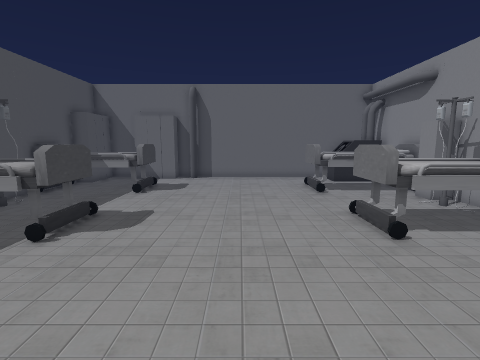
[1] (above)

15 first-person views from a walk through a scene from a Unity 3-D project. The camera is 1.3 m above the floor, tilts 8° down and sees 85° across. The floor is counted in squares, 0.5 m on a side. Each view is taken from the middle of a square. On the plan, view 1 faces up. The plan holds only what a view shows up to about 18 squares ahead; the rest is blank. The player is left out. Some surface patterns are stand-ins.

[2]
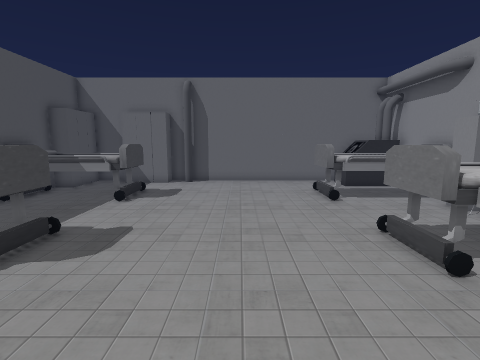

[3]
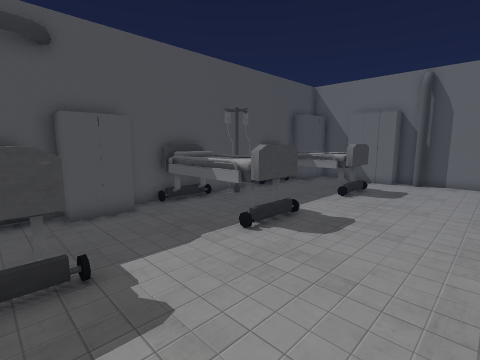

[4]
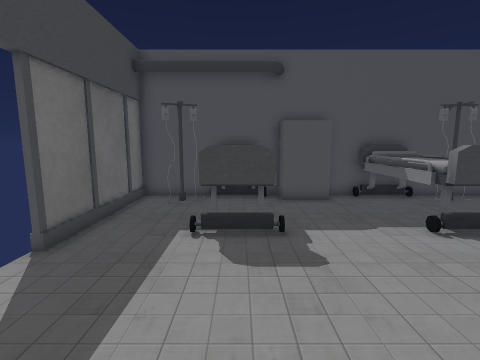

[5]
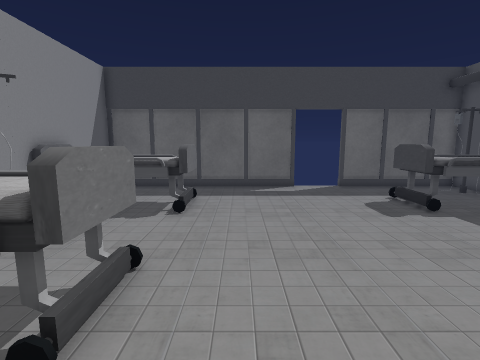

[6]
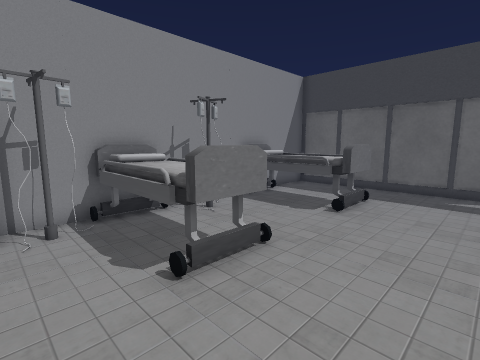

[7]
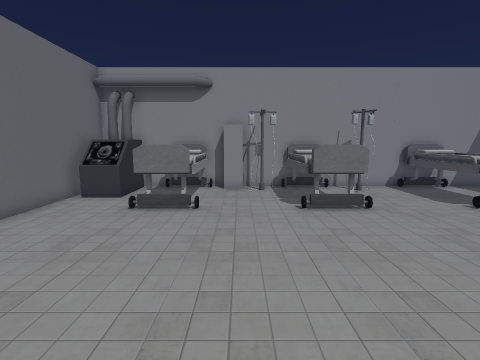

[8]
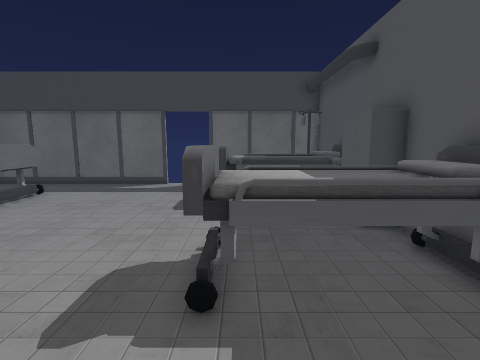

[9]
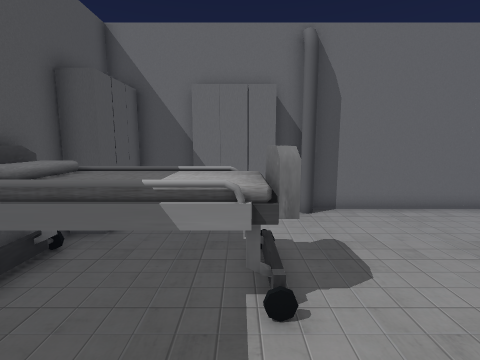

[10]
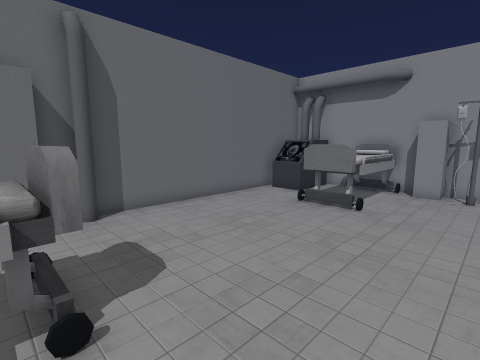

[11]
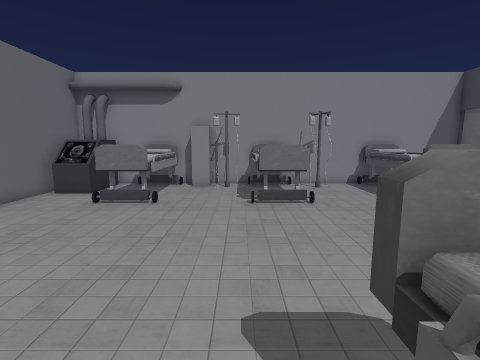

[12]
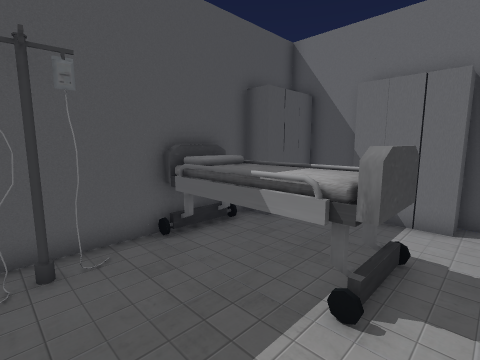

[13]
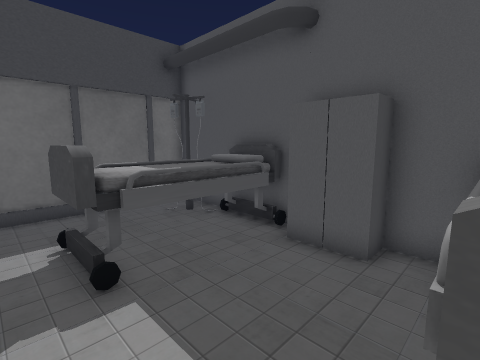

[14]
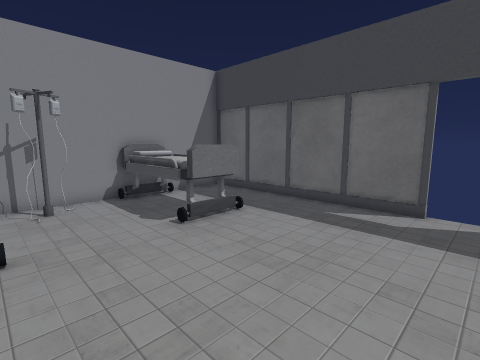

[15]
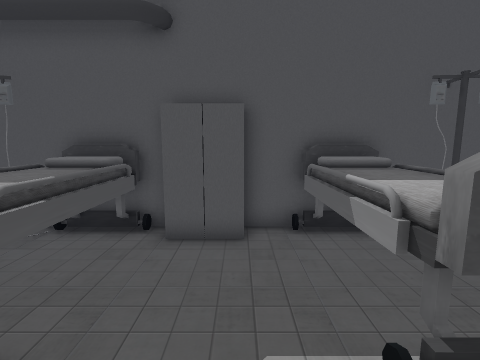

### Floor plan
Key: @ floor where view 1 was taken; # wall or solid block; x gap in a wall; . floor; = window, fence, low wall or low ledge; ^ raised ledge; O other object.
Columns run from 11 left of view 1 to 10 right of it. Each row starts with its distance up from view 1.
 20  O##OOO###############
 19  O.OOOO...........^^##
 18  O................^^##
 17 #O...................#
 16 #^^^^^#........^^^^^^#
 15 #^^^^^^........^^  ^^#
 14 #^^^^^^........^^^^^^#
 13 #...................O#
 12 #...................O#
 11 ##..................##
 10 ##...................#
  9 #^^^^^=........^^^^^^#
  8 #^^^^^^........^^^^^^#
  7 #^^^^^^........^^^^^^#
  6 #..................###
  5 #O.................###
  4 #O...................#
  3 #O...................#
  2 #=^^^^=........^^^^^^#
  1 #^^^^^^........^^^^^^#
  0 #^^^^^^....@...^^^^^^#
 -1 ##...................#
 -2 ##...................#
 -3 #....................#
 -4 #######x  x###########

Where each view was taken, in squares from view 1:
view 1: 0 up, 0 right, facing up
view 2: 2 up, 0 right, facing up
view 3: 1 up, 0 right, facing up-left
view 4: 1 up, 2 right, facing left
view 5: 12 up, 2 right, facing down
view 6: 12 up, 0 right, facing down-right
view 7: 12 up, 6 left, facing right
view 8: 13 up, 6 left, facing down
view 9: 10 up, 6 left, facing up
view 10: 10 up, 6 left, facing up-right
view 11: 10 up, 7 left, facing right
view 12: 10 up, 4 left, facing up-left
view 13: 7 up, 4 left, facing down-left
view 14: 7 up, 3 left, facing down-right
view 15: 5 up, 3 left, facing left
